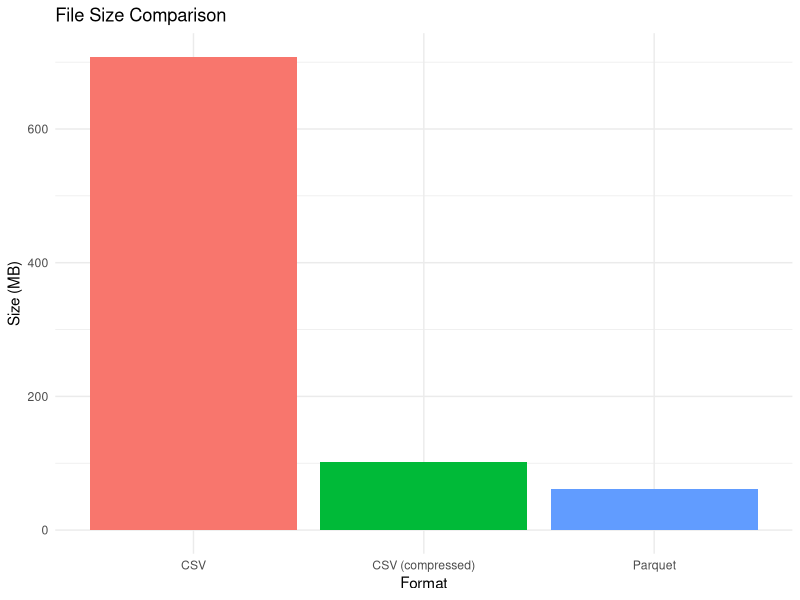
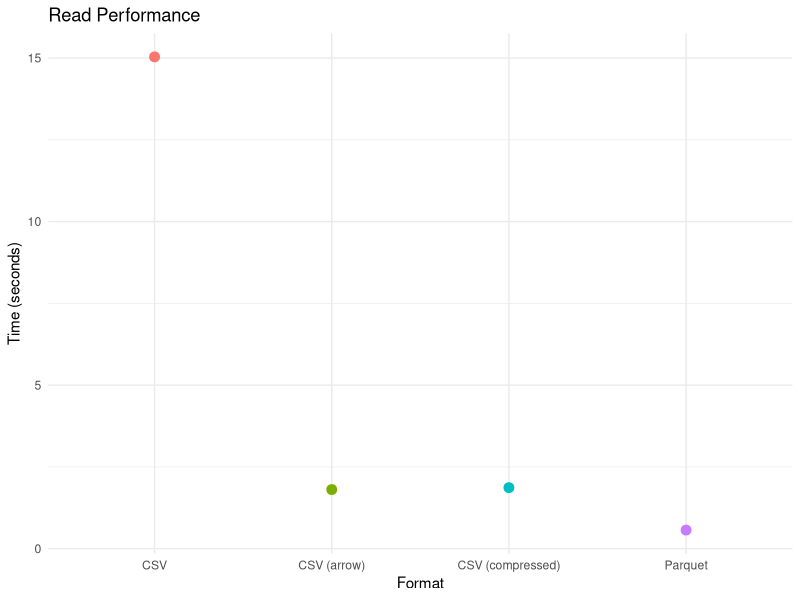
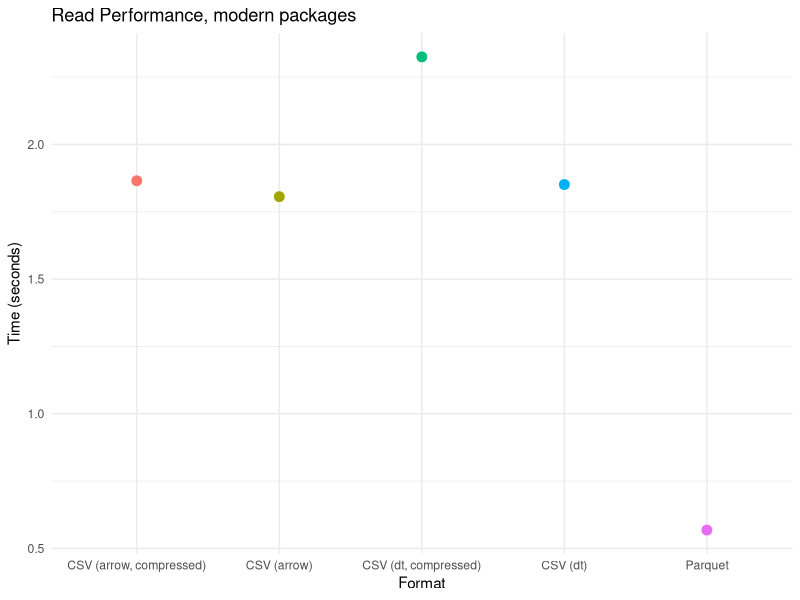
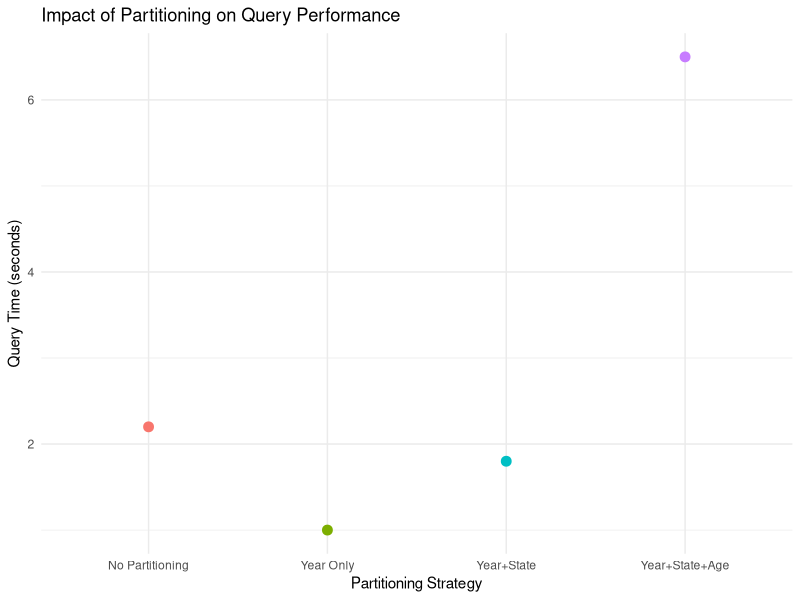

Here is the R script that generated these plots, in order:
## ---- chunk 1
#| echo: false
#| fig-width: 4.25
#| fig-height: 5
library(ggplot2)
data <- data.frame(
  Format = c("CSV", "CSV (compressed)", "Parquet"),
  Size_MB = c(707.9, 101.6, 62)
)
ggplot(data, aes(x = Format, y = Size_MB, fill = Format)) +
  geom_bar(stat = "identity") +
  theme_minimal() +
  labs(y = "Size (MB)", title = "File Size Comparison") + 
  guides(fill="none")
## ---- chunk 2
#| echo: false
#| fig-width: 4.25
#| fig-height: 5
data <- data.frame(
  Format = c("CSV", "CSV (arrow)", "CSV (compressed)", "Parquet"),
  Time_Seconds = c(15.037, 1.806, 1.865,  0.568)
)
ggplot(data, aes(x = Format, y = Time_Seconds, color = Format)) +
  geom_point(stat = "identity", size = 3) +
  theme_minimal() +
  labs(y = "Time (seconds)", title = "Read Performance") + 
  guides(color="none")
## ---- chunk 3
#| echo: false
#| fig-width: 7.5
#| fig-height: 3
data <- data.frame(
  Format = c("CSV (arrow)", "CSV (arrow, compressed)", "CSV (dt)", "CSV (dt, compressed)", "Parquet"),
  Time_Seconds = c(1.806, 1.865, 1.851, 2.325, 0.568)
)
ggplot(data, aes(x = Format, y = Time_Seconds, color = Format)) +
  geom_point(stat = "identity", size = 3) +
  theme_minimal() +
  labs(y = "Time (seconds)", title = "Read Performance, modern packages") + 
  guides(color="none")
## ---- chunk 4
#| echo: false
#| fig-width: 8
#| fig-height: 2.75
library(ggplot2)

data <- data.frame(
  Partitioning = c("No Partitioning", "Year Only", "Year+State", "Year+State+Age"),
  Time_Seconds = c(2.2, 1.0, 1.8, 6.5),
  Query = "Filter year >= 2018, mean commute time"
)

ggplot(data, aes(x = Partitioning, y = Time_Seconds, color = Partitioning)) +
  geom_point(stat = "identity", size = 3) +
  theme_minimal() +
  labs(x = "Partitioning Strategy", y = "Query Time (seconds)",
       title = "Impact of Partitioning on Query Performance") +
  theme(legend.position = "none")
